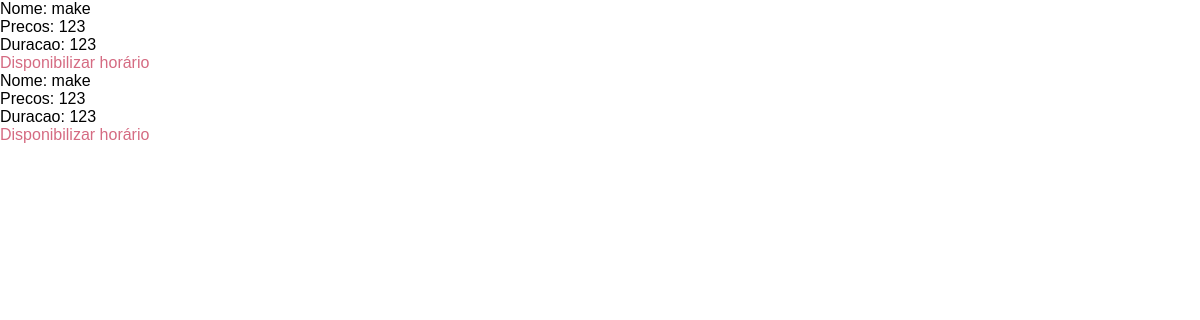
Page /horarios.php on the earlier database version.
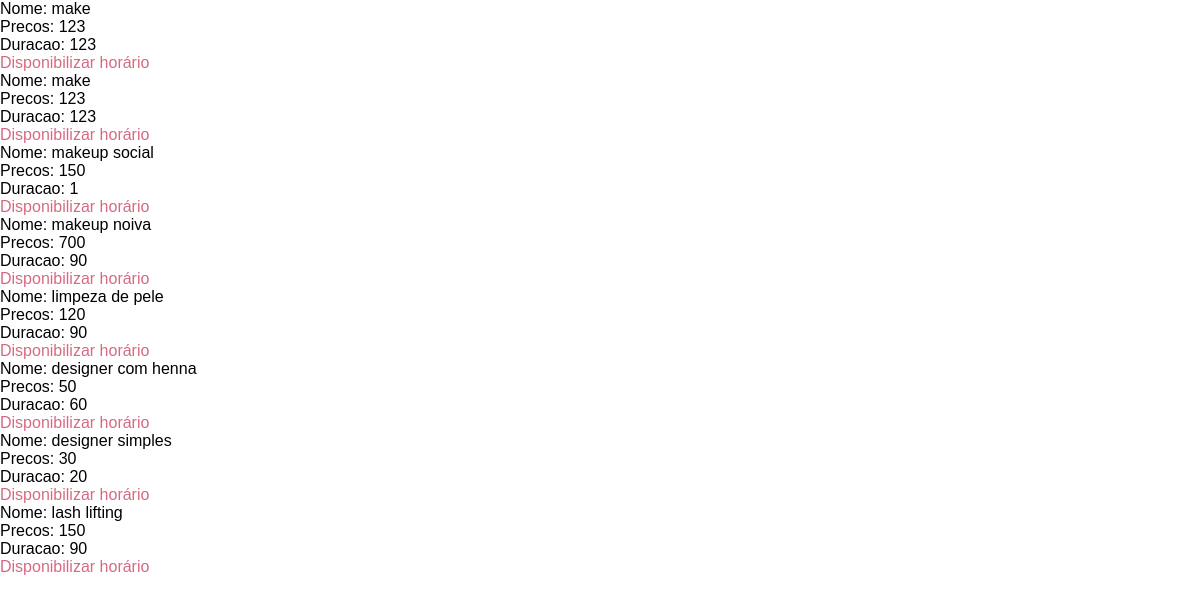
Same page on the later database version.
### tables this page shows
CREATE TABLE `servicos` (
  `id` int(11) NOT NULL,
  `nome` varchar(50) NOT NULL,
  `preco` int(11) NOT NULL,
  `duracao` int(100) NOT NULL
);

### src/horarios.php (the view, shortened to what this page needs)
<!DOCTYPE html>
<html lang="en">
<head>
    <link rel="stylesheet" href="css/nova.css">
</head>
<body>
    <?php
     include "conecta.php";
     $sql = "SELECT * FROM servicos;";
     $res = mysqli_query($mysqli,$sql);
     $linhas = mysqli_num_rows($res);
     for($i = 0; $i < $linhas; $i++)
     {
         $servicos = mysqli_fetch_array($res);
         echo "<p>Nome: ". $servicos["nome"]."</p>";
         echo "<p>Precos: ". $servicos["preco"]."</p>";
         echo "<p>Duracao: ". $servicos["duracao"]."</p>";
         echo "<p><a href='calendario.php?";
         echo "<a href='#inserirhorarios'>Disponibilizar horário</a>";
        }
?>
</body>
</html>

### src/css/nova.css (style rules this page uses)
* { margin: 0; padding: 0; box-sizing: border-box; font-family: Arial, Helvetica, sans-serif; }
a { color:rgb(213, 107, 130); text-decoration: none; transition: 0.3; }

Differences in the rows shown:
added servicos: nome "makeup social", preco "150", duracao "1"
added servicos: nome "makeup noiva", preco "700", duracao "90"
added servicos: nome "limpeza de pele", preco "120", duracao "90"
added servicos: nome "designer com henna", preco "50", duracao "60"
added servicos: nome "designer simples", preco "30", duracao "20"
added servicos: nome "lash lifting", preco "150", duracao "90"
